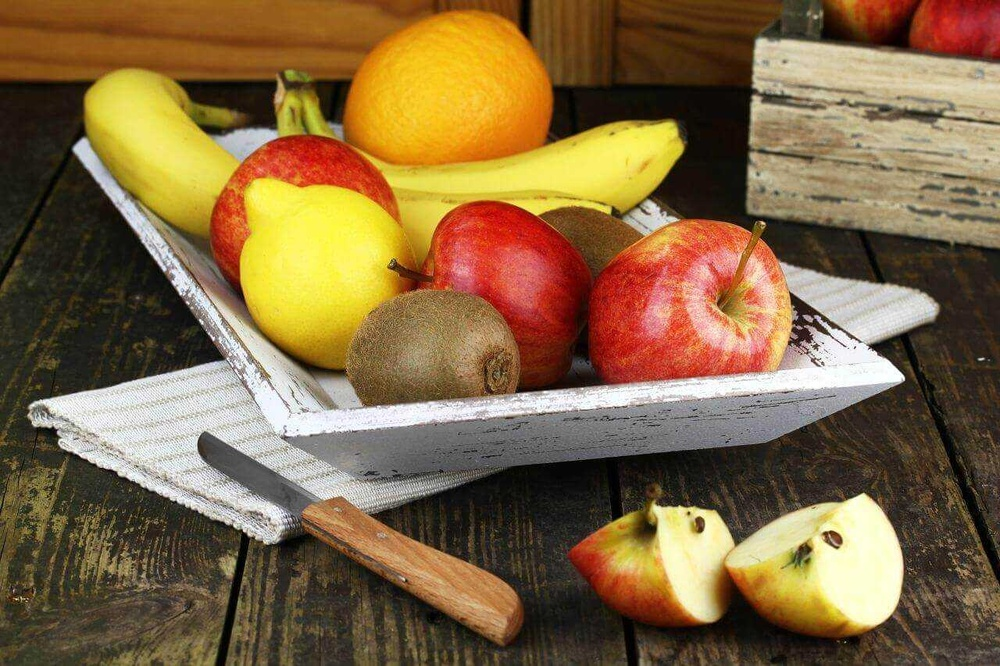
#> input picture sample/input/images/apples.jpg, 1000 x 666 px, shrunk from 1280 x 853 before the run, found by its file name; its folder holds only this picture in this run
$ python convert_to_greyscale.py
#> lines starting #> are read from the running program, lines starting #| are printed output that depends on the picture
from PIL import Image
import os

# Input and output directories
input_dir = "./images"
output_dir = "./greyscale"

# Create the output directory if it doesn't exist
os.makedirs(output_dir, exist_ok=True)

# Process all image files in the input directory
for filename in os.listdir(input_dir):
    if filename.lower().endswith((".jpg", ".jpeg", ".png", ".bmp", ".tiff")):
        input_path = os.path.join(input_dir, filename)
        output_path = os.path.join(output_dir, filename)

        # Open the image
        with Image.open(input_path) as img:
            # Ensure the image is in RGB mode
#> img is the input picture: PIL image 1000x666 RGB; mean R, G, B 130.7, 104.4, 67.1
            img = img.convert("RGB")

            # Extract the greyscale intensity
            pixels = img.load()
            for y in range(img.height):
                for x in range(img.width):
                    r, g, b = pixels[x, y]
                    gray = int(0.299 * r + 0.587 * g + 0.114 * b)  # Standard greyscale formula
                    pixels[x, y] = (gray, gray, gray)  # Set RGB channels to the same value

            # Save the result
            img.save(output_path)
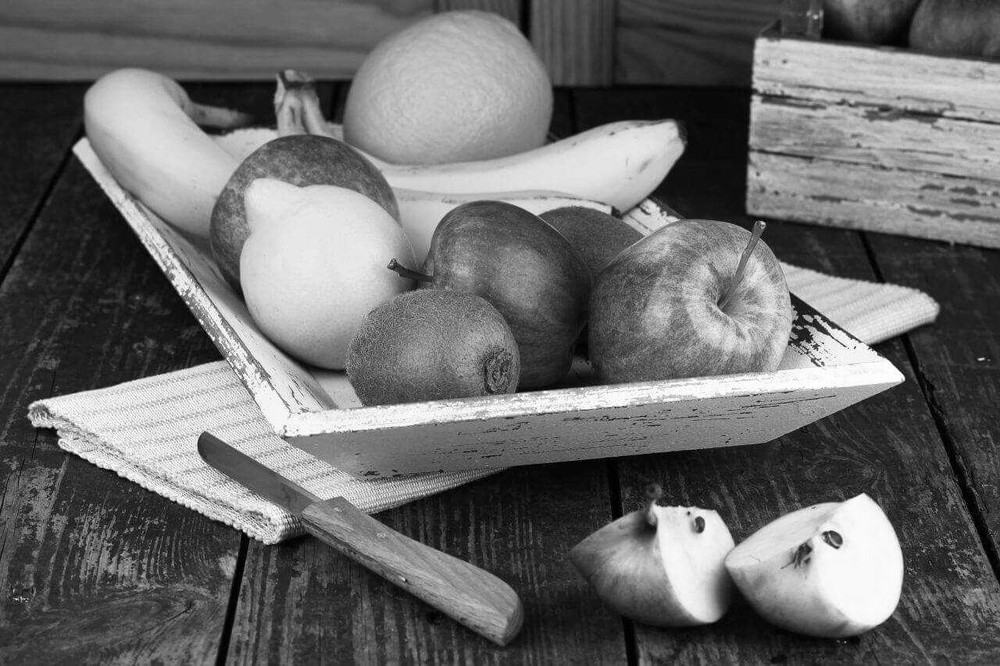
#> saved as apples.jpg: PIL image 1000x666 RGB; min 0, max 255, mean 107.5

print(f"Processed images saved to {output_dir}")
